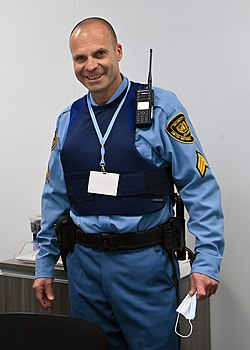
#> input picture src/data/enrolled_faces/guard_1/UN_security_COP26.jpg, 250 x 350 px
$ python -i camera_tamper.py   (imports and definitions only)   (older library calls are emulated)
#> lines starting #> are read from the running program, lines starting #| are printed output that depends on the picture
#> further down, picture is the input picture: shape (350, 250, 3); mean B, G, R 133.7, 124.5, 119.8
import cv2
import numpy as np
import time


# ── Thresholds ──────────────────────────────────────────────────────────────
BLACKOUT_THRESHOLD    = 15      # mean pixel brightness below this = blackout
BLUR_THRESHOLD        = 40.0    # Laplacian variance below this = blurry/obstructed
SCENE_DIFF_THRESHOLD  = 55.0    # mean absolute pixel diff above this = scene changed
CONFIRM_SECS          = 3.0     # seconds condition must persist before alert fires
COOLDOWN_SECS         = 60.0    # seconds between repeated tamper alerts
SCENE_HISTORY_FRAMES  = 5       # compare against frame from N frames ago (not prev frame)
                                 # avoids false triggers from fast movement


class CameraTamper:
    """
    Stateful per-camera tampering detector.
    Call update(frame) every frame. Returns tamper type string or None.
    """

    def __init__(self):
        self._blackout_since     = 0.0
        self._blur_since         = 0.0
        self._scene_change_since = 0.0
        self._last_alert_at      = 0.0
        self._last_alert_type    = None

        # Ring buffer of recent grayscale frames for scene change comparison
        self._frame_history = []

    def update(self, frame) -> str | None:
        """
        Analyze a BGR frame for tampering.
        Returns: "Blackout" | "Obstruction" | "Camera Moved" | None
        """
        now  = time.time()
        gray = cv2.cvtColor(frame, cv2.COLOR_BGR2GRAY)
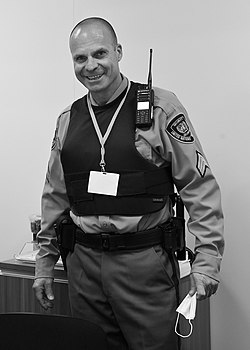
#> gray: shape (350, 250); min 0, max 255, mean 124.2

        # ── 1. Blackout detection ─────────────────────────────────────────
        mean_brightness = float(np.mean(gray))
#> mean_brightness = 124.2
        if mean_brightness < BLACKOUT_THRESHOLD:
            if self._blackout_since == 0.0:
                self._blackout_since = now
            if (now - self._blackout_since) >= CONFIRM_SECS:
                return self._fire("Blackout", now)
        else:
            self._blackout_since = 0.0

        # ── 2. Blur / obstruction detection ──────────────────────────────
        laplacian_var = float(cv2.Laplacian(gray, cv2.CV_64F).var())
#> laplacian_var = 2921.9
        if laplacian_var < BLUR_THRESHOLD:
            if self._blur_since == 0.0:
                self._blur_since = now
            if (now - self._blur_since) >= CONFIRM_SECS:
                return self._fire("Obstruction", now)
        else:
            self._blur_since = 0.0

        # ── 3. Scene change / camera moved detection ──────────────────────
        # Downsample for speed
        small = cv2.resize(gray, (80, 60))
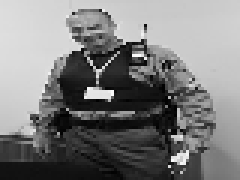
#> small: shape (60, 80) (shown 3 times larger); min 1, max 253, mean 123.9
        self._frame_history.append(small)
        if len(self._frame_history) > SCENE_HISTORY_FRAMES:
            self._frame_history.pop(0)

        if len(self._frame_history) == SCENE_HISTORY_FRAMES:
            diff = float(np.mean(
                np.abs(small.astype(np.float32) -
                       self._frame_history[0].astype(np.float32))
            ))
            if diff > SCENE_DIFF_THRESHOLD:
                if self._scene_change_since == 0.0:
                    self._scene_change_since = now
                if (now - self._scene_change_since) >= CONFIRM_SECS:
                    return self._fire("Camera Moved", now)
            else:
                self._scene_change_since = 0.0

        return None

    def _fire(self, tamper_type: str, now: float) -> str | None:
        """Fire alert if cooldown has passed."""
        if (now - self._last_alert_at) < COOLDOWN_SECS:
            return None   # still in cooldown
        self._last_alert_at   = now
        self._last_alert_type = tamper_type
        return tamper_type

    def reset(self):
        self._blackout_since     = 0.0
        self._blur_since         = 0.0
        self._scene_change_since = 0.0
        self._last_alert_at      = 0.0
        self._frame_history      = []

>>> import cv2
>>> picture = cv2.imread('../data/enrolled_faces/guard_1/UN_security_COP26.jpg')
>>> result = CameraTamper().update(picture)
